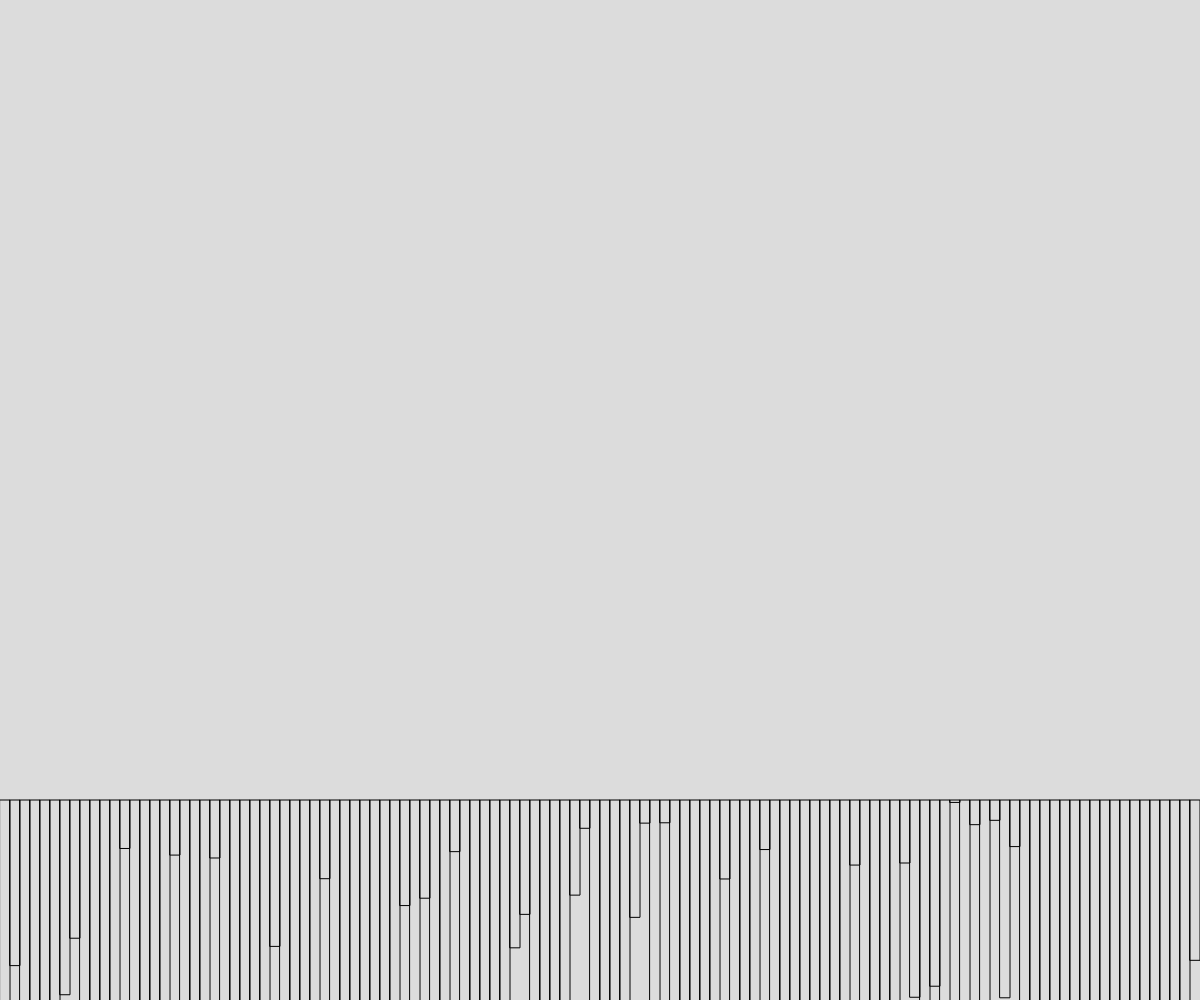
Frame 1 (no input)
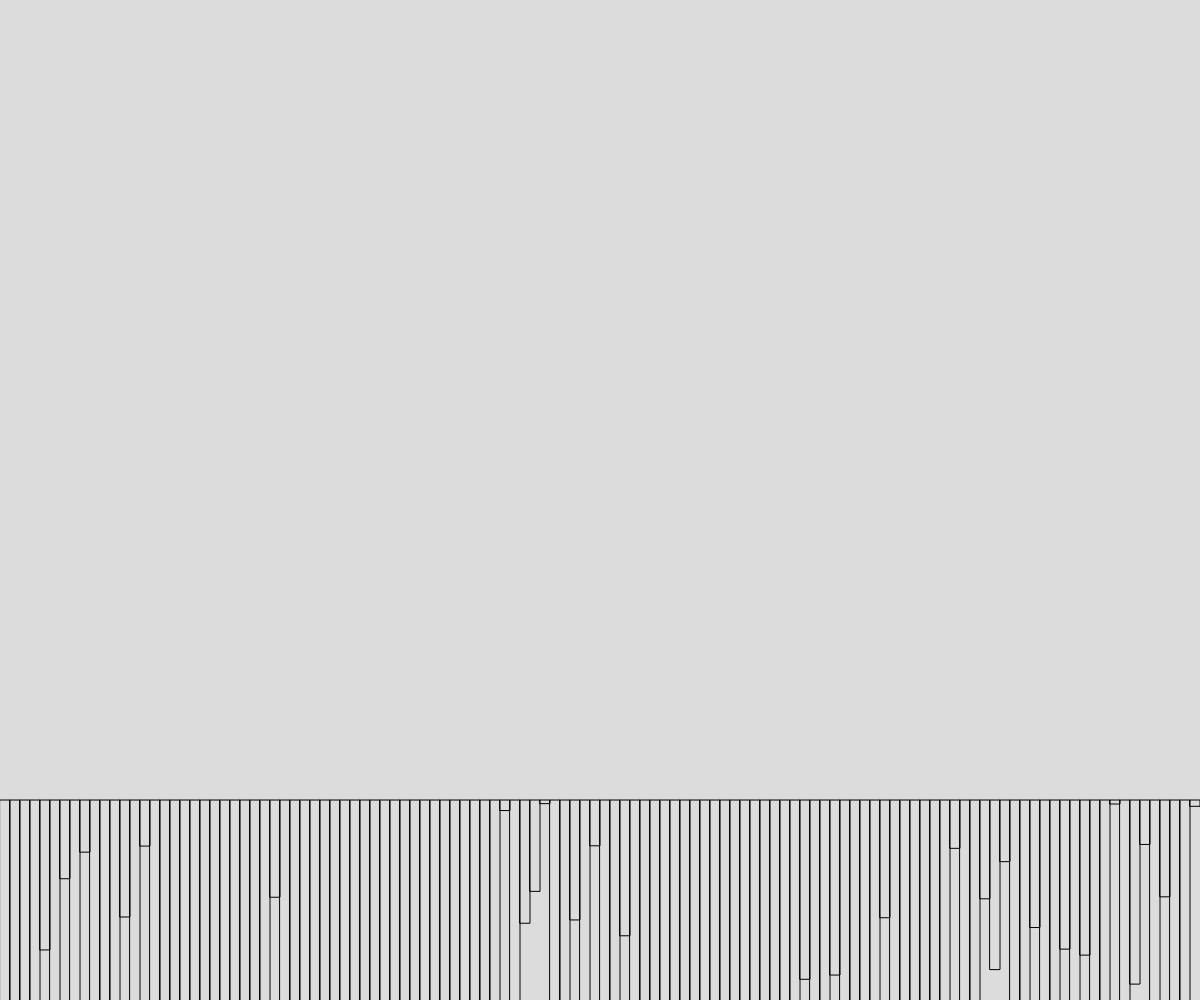
Frame 2 (the mouse pressed at the canvas centre, redrawn once)

The p5.js sketch that drew these frames (run headless with seeded random() and noise() and a simulated clock; the mouse was pressed at the canvas centre and the sketch redrawn once):

// p5.js sketch
// ── sketch.js
// Project Title
// Your Name
// Date
//
// Extra for Experts:
// - describe what you did to take this project "above and beyond"

let xoff=0;
let rectWidth=100;
function setup() {
  createCanvas(windowWidth, windowHeight);
  rectMode();
}

function draw() {
  background(220);
  stroke(0);
  noFill();
  for (let x=0; x<width ; x=x+10){
    rect(x,800,10,random(-800));
  }
  noLoop();

}
